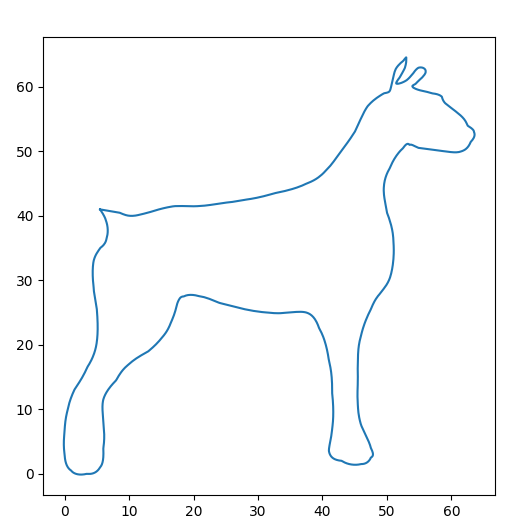

Reproduce this figure in Python.
from matplotlib import pyplot as plt
import subprocess
import os

def get_values(filename, M):
    x = []
    y = []
    x0 = []
    y0 = []

    p = subprocess.Popen(["zad7.exe"], stdin=subprocess.PIPE, stdout=subprocess.PIPE)

    with open(filename, "r") as file:
        x0, y0 = file.read().translate({ord(' ') : None, ord('\n') : None, ord('[') : None})[:-1].split(']')
        x0 = [float(i) for i in x0.split(',')]
        y0 = [float(i) for i in y0.split(',')]

    p.stdin.write(f"{M}\n".encode("utf-8"))
    p.stdin.write(f"{len(x0)}\n".encode("utf-8"))
    for tx, ty in zip(x0, y0):
        p.stdin.write(f"{tx} {ty}\n".encode("utf-8"))
        p.stdin.flush()

    while True:
        line = p.stdout.readline()
        if not line:
            break
        if "err" in line.rstrip().decode("utf-8"): 
            print(line.rstrip().decode("utf-8"))
            continue

        a, b = line.rstrip().decode("utf-8").split()
        if(abs(float(a)) < 1000 and abs(float(b)) < 1000):
            x.append(float(a))
            y.append(float(b))
        else:
            print("ERROR at", a, b)
            # p.kill()
            # return get_values(filename, _from, _to, _step)

    return x, y, x0, y0

M = input("M = ")
while M.isdigit():
    x, y, x0, y0 = get_values("zad7.in", M)

    plt.cla()
    plt.plot(x, y)

    # plt.scatter(x0, y0, color = "red")
    ax = plt.gca()
    ax.set_aspect('equal', adjustable='box')
    plt.show(block=False)
    M = input("M = ")

if M == "play":
    for m in range(1, 150):
        x, y, x0, y0 = get_values("zad7.in", m)

        plt.cla()
        plt.plot(x, y)

        # plt.scatter(x0, y0, color = "red")
        ax = plt.gca()
        ax.set_aspect('equal', adjustable='box')
        plt.title(f"M = {m}")
        plt.show(block=False)
        plt.pause(0.01)
